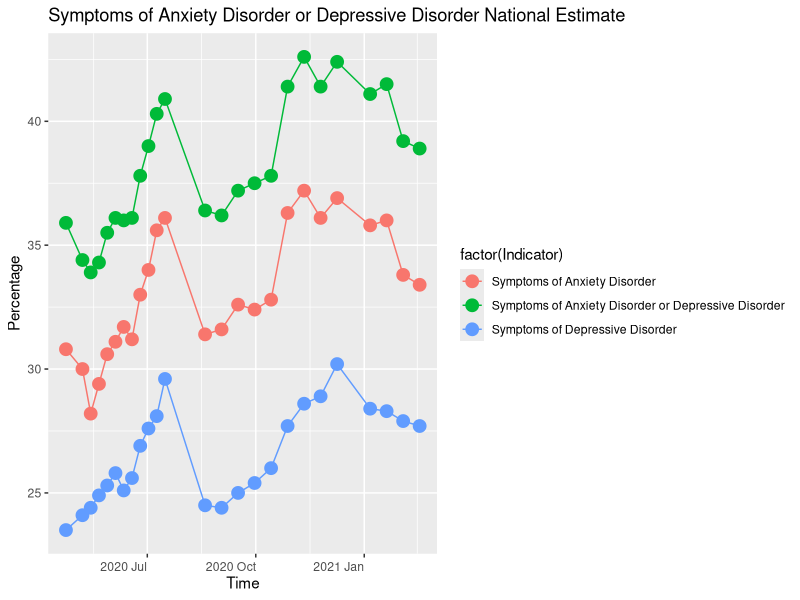
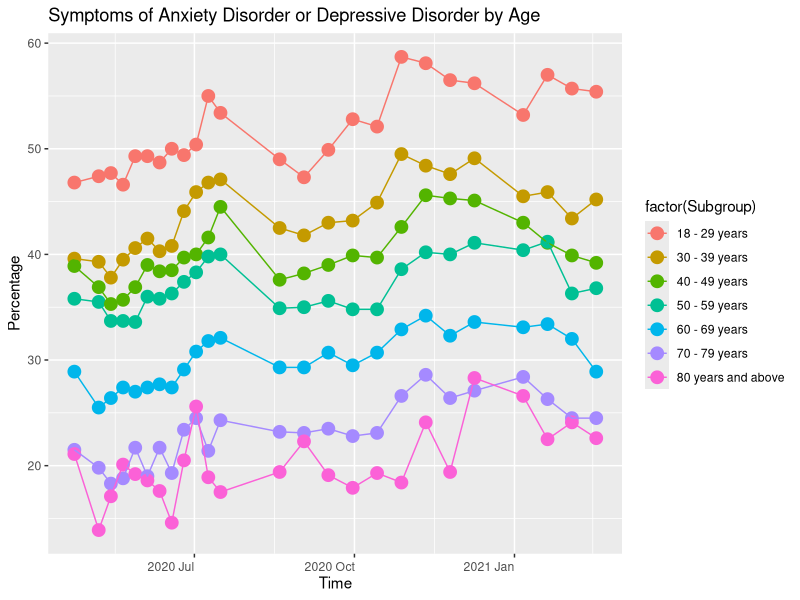
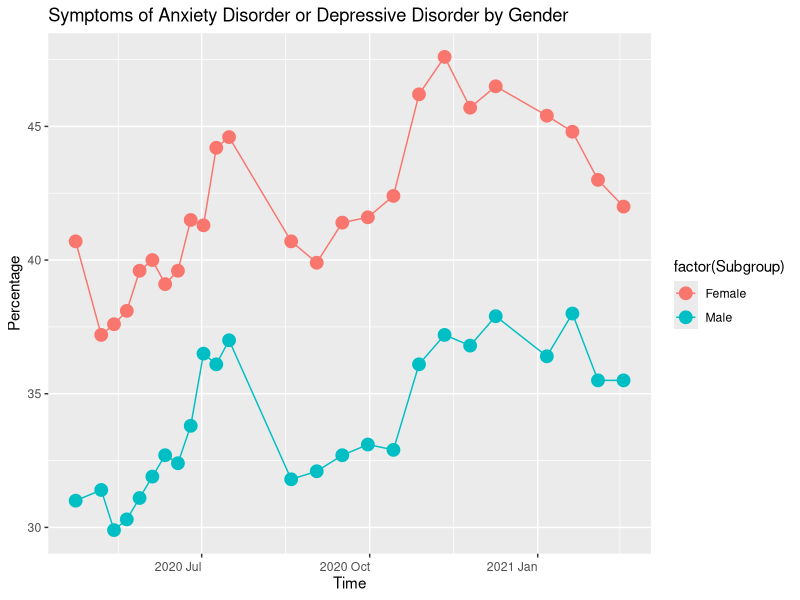
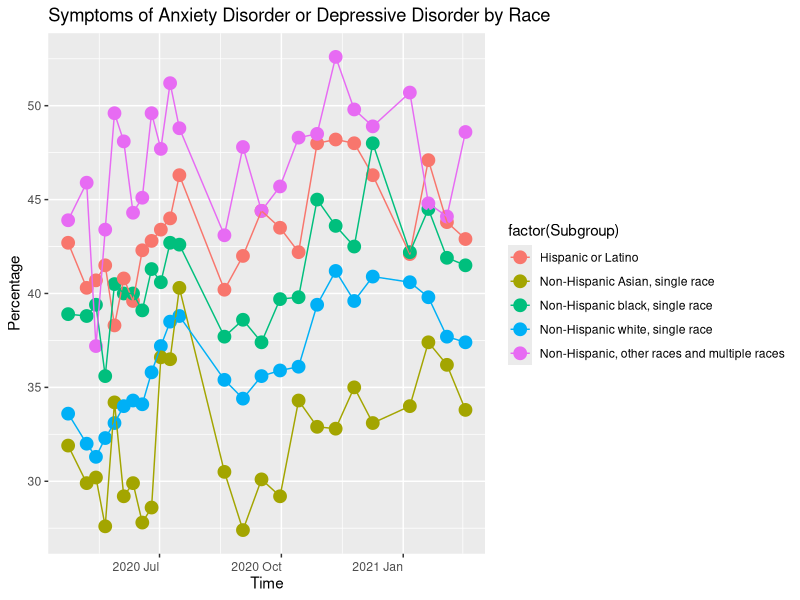
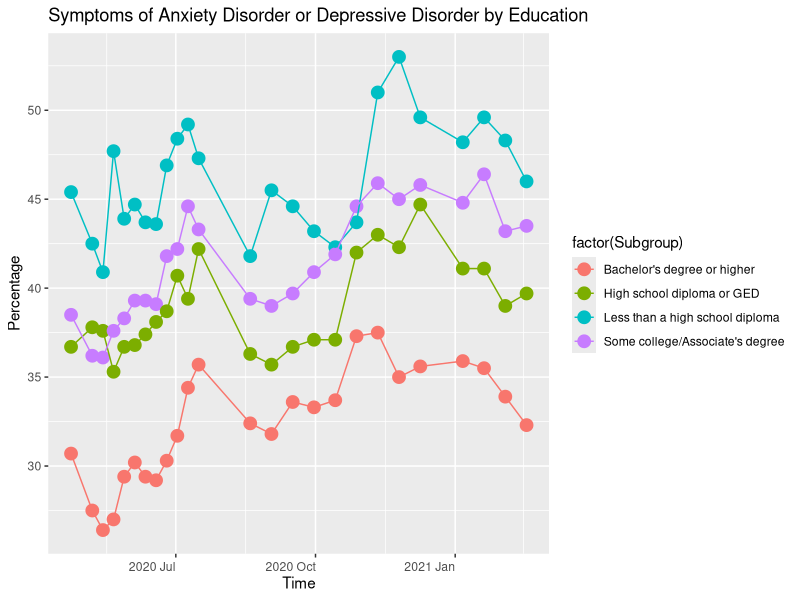
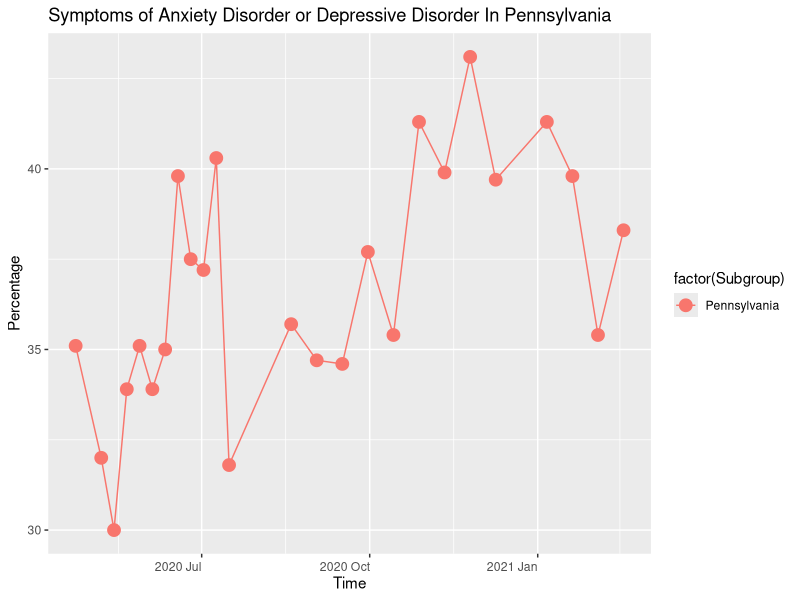
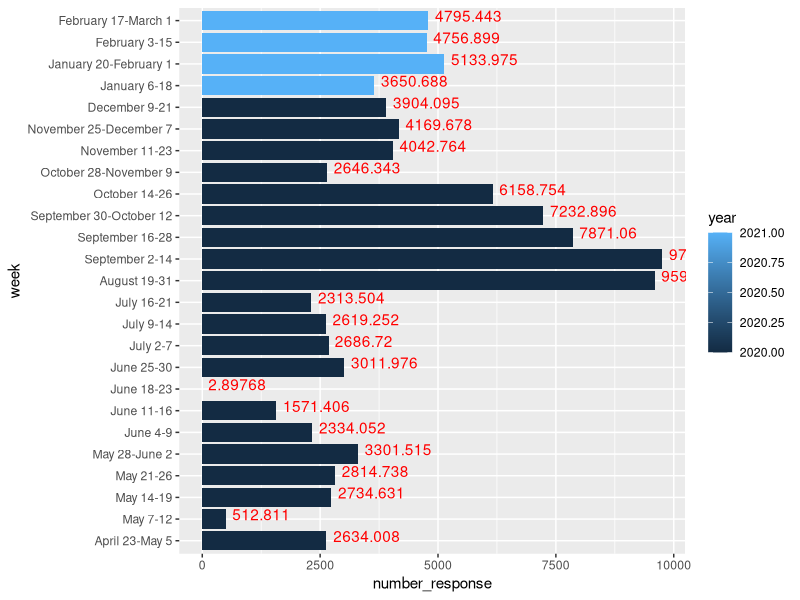

Generate these figures, in order, with R:
#authored by Yang Yu; all rights reserved;
#yuyangjason@gmail.com,yzy43@psu.edu
  
#authored by Jinhao Lu; all rights reserved;
#email: jxl469@psu.edu

#data:https://data.cdc.gov/NCHS/Indicators-of-Anxiety-or-Depression-Based-on-Repor/8pt5-q6wp
#https://www.cdc.gov/nchs/covid19/pulse/mental-health.htm
#import package
setwd("~/ds340w")
library("data.table")
library("ggplot2")
library("stringr")
library(lubridate)

#load data
data <- fread("Mental_Health.csv")#https://data.cdc.gov/NCHS/Indicators-of-Anxiety-or-Depression-Based-on-Repor/8pt5-q6wp
#set Time zone & format
Sys.setlocale("LC_TIME", "English")

#rename and change to DATETIME format
setnames(data,"Time Period Start Date","Time")
data[,Time:=str_sub(Time,1,11) ]
data[,Time:=mdy(Time)]

# Time series plot of National Estimate 
national<-data[Group=="National Estimate"]
p <- ggplot(na.omit(national), aes(Time, Value))
p + geom_point(aes(colour = factor(Indicator)), size = 4)+
geom_line(aes(colour = factor(Indicator)))+
theme(axis.text.x = element_text(hjust = 1, vjust = .5))+
scale_x_date(date_labels = "%Y %b")+ ylab("Percentage")+ 
ggtitle("Symptoms of Anxiety Disorder or Depressive Disorder National Estimate")


#SADDD for Symptoms of Anxiety Disorder or Depressive Disorder
SADDD<-data[Indicator=="Symptoms of Anxiety Disorder or Depressive Disorder"]

#Time series plot of SADDD by AGE
SADDD_age<-SADDD[Group=="By Age"]
p <- ggplot(na.omit(SADDD_age),aes(Time, Value))
p + geom_point(aes(colour = factor(Subgroup)), size = 4)+
geom_line(aes(colour = factor(Subgroup)))+
theme(axis.text.x = element_text(hjust = 1, vjust = .5))+
scale_x_date(date_labels = "%Y %b")+ylab("Percentage")+ 
ggtitle("Symptoms of Anxiety Disorder or Depressive Disorder by Age")

#Time series plot of SADDD by Gender
SADDD_gender<-SADDD[Group=="By Gender"]
p <- ggplot(na.omit(SADDD_gender),aes(Time, Value))
p + geom_point(aes(colour = factor(Subgroup)), size = 4)+
geom_line(aes(colour = factor(Subgroup)))+
theme(axis.text.x = element_text(hjust = 1, vjust = .5))+
scale_x_date(date_labels = "%Y %b")+ylab("Percentage")+ 
ggtitle("Symptoms of Anxiety Disorder or Depressive Disorder by Gender")

#Time series plot of SADDD by Race
SADDD_race<-SADDD[Group=="By Race/Hispanic ethnicity"]
p <- ggplot(na.omit(SADDD_race),aes(Time, Value))
p + geom_point(aes(colour = factor(Subgroup)), size = 4)+
geom_line(aes(colour = factor(Subgroup)))+
theme(axis.text.x = element_text(hjust = 1, vjust = .5))+
scale_x_date(date_labels = "%Y %b")+ylab("Percentage")+ 
ggtitle("Symptoms of Anxiety Disorder or Depressive Disorder by Race")

#Time series plot of SADDD by Education
SADDD_edu<-SADDD[Group=="By Education"]
p <- ggplot(na.omit(SADDD_edu),aes(Time, Value))
p + geom_point(aes(colour = factor(Subgroup)), size = 4)+
geom_line(aes(colour = factor(Subgroup)))+
theme(axis.text.x = element_text(hjust = 1, vjust = .5))+
scale_x_date(date_labels = "%Y %b")+ylab("Percentage")+ 
ggtitle("Symptoms of Anxiety Disorder or Depressive Disorder by Education")

#by state? 50 states can't put in one graph.
#Time series plot of SADDD in Pennsylvania
SADDD_state<-SADDD[Group=="By State"]
SADDD_PA<-SADDD_state[State=="Pennsylvania"]
p <- ggplot(na.omit(SADDD_PA),aes(Time, Value))
p + geom_point(aes(colour = factor(Subgroup)), size = 4)+
geom_line(aes(colour = factor(Subgroup)))+
theme(axis.text.x = element_text(hjust = 1, vjust = .5))+
scale_x_date(date_labels = "%Y %b")+ylab("Percentage")+ 
ggtitle("Symptoms of Anxiety Disorder or Depressive Disorder In Pennsylvania")


################----------USE Num_response dataset----------#######################

sample_data<- fread("Num_Response.csv")#https://www.cdc.gov/nchs/covid19/pulse/mental-health.htm

#sample_data processing
sample_data$weighted_response_rate <- as.numeric(sub("%","",sample_data$weighted_response_rate))/100 #ratio column val into digit
sample_data$sample_size <- (sub(",","",sample_data$sample_size))#sub "," in val
sample_data$number_response <- sample_data$weighted_response_rate * as.numeric(sample_data$sample_size)
sample_data$year <- 2020 #add year variable to the table
sample_data$year[22:25] <- 2021

#graph of sample number
test1 <- factor(sample_data$week,levels = sample_data$week)#rank the week as the actual time
graph_numberResponse <- data.frame(test1,sample_data$number_response, sample_data$year)

#change the name of columns
setnames(graph_numberResponse,"test1","week")
setnames(graph_numberResponse,"sample_data.number_response","number_response")
setnames(graph_numberResponse,"sample_data.year","year")

#create the barplot 
p <- ggplot(data = graph_numberResponse, mapping = aes(x = number_response, y = week))
p + geom_col(mapping = aes(fill = year))+ geom_text(mapping = aes(label = number_response),colour = 'red', vjust = 0.1, hjust = - 0.1)
